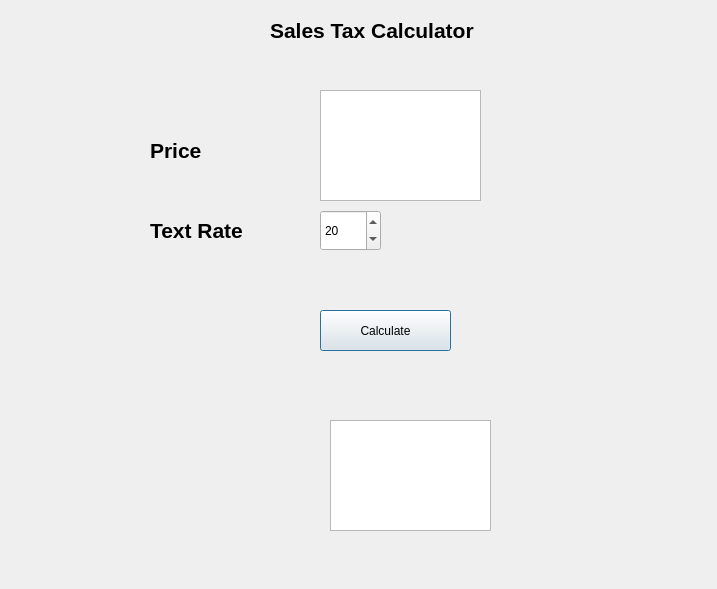
<?xml version="1.0" encoding="UTF-8"?>
<ui version="4.0">
 <class>dialog</class>
 <widget class="QDialog" name="dialog">
  <property name="geometry">
   <rect>
    <x>0</x>
    <y>0</y>
    <width>717</width>
    <height>589</height>
   </rect>
  </property>
  <property name="windowTitle">
   <string>Dialog</string>
  </property>
  <widget class="QTextEdit" name="price_box">
   <property name="geometry">
    <rect>
     <x>320</x>
     <y>90</y>
     <width>161</width>
     <height>111</height>
    </rect>
   </property>
  </widget>
  <widget class="QLabel" name="label">
   <property name="geometry">
    <rect>
     <x>150</x>
     <y>130</y>
     <width>81</width>
     <height>41</height>
    </rect>
   </property>
   <property name="font">
    <font>
     <pointsize>16</pointsize>
     <weight>75</weight>
     <bold>true</bold>
    </font>
   </property>
   <property name="text">
    <string>Price</string>
   </property>
  </widget>
  <widget class="QSpinBox" name="text_rate">
   <property name="geometry">
    <rect>
     <x>320</x>
     <y>210</y>
     <width>61</width>
     <height>41</height>
    </rect>
   </property>
   <property name="minimum">
    <number>0</number>
   </property>
   <property name="value">
    <number>20</number>
   </property>
  </widget>
  <widget class="QLabel" name="label_2">
   <property name="geometry">
    <rect>
     <x>150</x>
     <y>210</y>
     <width>101</width>
     <height>41</height>
    </rect>
   </property>
   <property name="font">
    <font>
     <pointsize>16</pointsize>
     <weight>75</weight>
     <bold>true</bold>
    </font>
   </property>
   <property name="text">
    <string>Text Rate</string>
   </property>
  </widget>
  <widget class="QPushButton" name="calc_tax">
   <property name="geometry">
    <rect>
     <x>320</x>
     <y>310</y>
     <width>131</width>
     <height>41</height>
    </rect>
   </property>
   <property name="text">
    <string>Calculate</string>
   </property>
  </widget>
  <widget class="QTextEdit" name="result_window">
   <property name="geometry">
    <rect>
     <x>330</x>
     <y>420</y>
     <width>161</width>
     <height>111</height>
    </rect>
   </property>
  </widget>
  <widget class="QLabel" name="label_3">
   <property name="geometry">
    <rect>
     <x>270</x>
     <y>10</y>
     <width>281</width>
     <height>41</height>
    </rect>
   </property>
   <property name="font">
    <font>
     <pointsize>16</pointsize>
     <weight>75</weight>
     <bold>true</bold>
    </font>
   </property>
   <property name="text">
    <string>Sales Tax Calculator</string>
   </property>
  </widget>
 </widget>
 <resources/>
 <connections/>
</ui>
